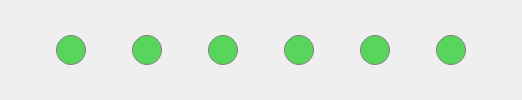
                  <widget class="QWidget" name="widget_7" native="true">
                   <property name="sizePolicy">
                    <sizepolicy hsizetype="Preferred" vsizetype="Fixed">
                     <horstretch>0</horstretch>
                     <verstretch>0</verstretch>
                    </sizepolicy>
                   </property>
                   <property name="font">
                    <font>
                     <family>Adobe 黑体 Std R</family>
                     <pointsize>14</pointsize>
                     <weight>50</weight>
                     <italic>false</italic>
                     <bold>false</bold>
                    </font>
                   </property>
                   <property name="styleSheet">
                    <string notr="true">border:none;
margin-top: 0px;

</string>
                   </property>
                   <layout class="QHBoxLayout" name="horizontalLayout_6">
                    <property name="sizeConstraint">
                     <enum>QLayout::SetDefaultConstraint</enum>
                    </property>
                    <property name="topMargin">
                     <number>0</number>
                    </property>
                    <property name="bottomMargin">
                     <number>0</number>
                    </property>
                    <item>
                     <spacer name="horizontalSpacer_15">
                      <property name="orientation">
                       <enum>Qt::Horizontal</enum>
                      </property>
                      <property name="sizeType">
                       <enum>QSizePolicy::Fixed</enum>
                      </property>
                      <property name="sizeHint" stdset="0">
                       <size>
                        <width>45</width>
                        <height>20</height>
                       </size>
                      </property>
                     </spacer>
                    </item>
                    <item>
                     <widget class="QLabel" name="label_20">
                      <property name="sizePolicy">
                       <sizepolicy hsizetype="Fixed" vsizetype="Fixed">
                        <horstretch>0</horstretch>
                        <verstretch>0</verstretch>
                       </sizepolicy>
                      </property>
                      <property name="minimumSize">
                       <size>
                        <width>30</width>
                        <height>30</height>
                       </size>
                      </property>
                      <property name="styleSheet">
                       <string notr="true">background-color: rgb(88, 214, 92);
border-radius: 15px; 
border: 1px solid gray;
margin-top: 0px;
</string>
                      </property>
                      <property name="text">
                       <string/>
                      </property>
                      <property name="alignment">
                       <set>Qt::AlignLeading|Qt::AlignLeft|Qt::AlignVCenter</set>
                      </property>
                     </widget>
                    </item>
                    <item>
                     <spacer name="horizontalSpacer_16">
                      <property name="orientation">
                       <enum>Qt::Horizontal</enum>
                      </property>
                      <property name="sizeHint" stdset="0">
                       <size>
                        <width>40</width>
                        <height>20</height>
                       </size>
                      </property>
                     </spacer>
                    </item>
                    <item>
                     <widget class="QLabel" name="label_21">
                      <property name="sizePolicy">
                       <sizepolicy hsizetype="Fixed" vsizetype="Fixed">
                        <horstretch>0</horstretch>
                        <verstretch>0</verstretch>
                       </sizepolicy>
                      </property>
                      <property name="minimumSize">
                       <size>
                        <width>30</width>
                        <height>30</height>
                       </size>
                      </property>
                      <property name="styleSheet">
                       <string notr="true">background-color: rgb(88, 214, 92);
border-radius: 15px; 
border: 1px solid gray;
margin-top: 0px;
</string>
                      </property>
                      <property name="text">
                       <string/>
                      </property>
                      <property name="alignment">
                       <set>Qt::AlignCenter</set>
                      </property>
                     </widget>
                    </item>
                    <item>
                     <spacer name="horizontalSpacer_17">
                      <property name="orientation">
                       <enum>Qt::Horizontal</enum>
                      </property>
                      <property name="sizeHint" stdset="0">
                       <size>
                        <width>40</width>
                        <height>20</height>
                       </size>
                      </property>
                     </spacer>
                    </item>
                    <item>
                     <widget class="QLabel" name="label_22">
                      <property name="sizePolicy">
                       <sizepolicy hsizetype="Fixed" vsizetype="Fixed">
                        <horstretch>0</horstretch>
                        <verstretch>0</verstretch>
                       </sizepolicy>
                      </property>
                      <property name="minimumSize">
                       <size>
                        <width>30</width>
                        <height>30</height>
                       </size>
                      </property>
                      <property name="styleSheet">
                       <string notr="true">background-color: rgb(88, 214, 92);
border-radius: 15px; 
border: 1px solid gray;
margin-top: 0px;
</string>
                      </property>
                      <property name="text">
                       <string/>
                      </property>
                      <property name="alignment">
                       <set>Qt::AlignCenter</set>
                      </property>
                     </widget>
                    </item>
                    <item>
                     <spacer name="horizontalSpacer_18">
                      <property name="orientation">
                       <enum>Qt::Horizontal</enum>
                      </property>
                      <property name="sizeHint" stdset="0">
                       <size>
                        <width>40</width>
                        <height>20</height>
                       </size>
                      </property>
                     </spacer>
                    </item>
                    <item>
                     <widget class="QLabel" name="label_23">
                      <property name="sizePolicy">
                       <sizepolicy hsizetype="Fixed" vsizetype="Fixed">
                        <horstretch>0</horstretch>
                        <verstretch>0</verstretch>
                       </sizepolicy>
                      </property>
                      <property name="minimumSize">
                       <size>
                        <width>30</width>
                        <height>30</height>
                       </size>
                      </property>
                      <property name="styleSheet">
                       <string notr="true">background-color: rgb(88, 214, 92);
border-radius: 15px; 
border: 1px solid gray;
margin-top: 0px;
</string>
                      </property>
                      <property name="text">
                       <string/>
                      </property>
                      <property name="alignment">
                       <set>Qt::AlignCenter</set>
                      </property>
                     </widget>
                    </item>
                    <item>
                     <spacer name="horizontalSpacer_19">
                      <property name="orientation">
                       <enum>Qt::Horizontal</enum>
                      </property>
                      <property name="sizeHint" stdset="0">
                       <size>
                        <width>40</width>
                        <height>20</height>
                       </size>
                      </property>
                     </spacer>
                    </item>
                    <item>
                     <widget class="QLabel" name="label_24">
                      <property name="sizePolicy">
                       <sizepolicy hsizetype="Fixed" vsizetype="Fixed">
                        <horstretch>0</horstretch>
                        <verstretch>0</verstretch>
                       </sizepolicy>
                      </property>
                      <property name="minimumSize">
                       <size>
                        <width>30</width>
                        <height>30</height>
                       </size>
                      </property>
                      <property name="styleSheet">
                       <string notr="true">background-color: rgb(88, 214, 92);
border-radius: 15px; 
border: 1px solid gray;
margin-top: 0px;
</string>
                      </property>
                      <property name="text">
                       <string/>
                      </property>
                      <property name="alignment">
                       <set>Qt::AlignCenter</set>
                      </property>
                     </widget>
                    </item>
                    <item>
                     <spacer name="horizontalSpacer_20">
                      <property name="orientation">
                       <enum>Qt::Horizontal</enum>
                      </property>
                      <property name="sizeHint" stdset="0">
                       <size>
                        <width>40</width>
                        <height>20</height>
                       </size>
                      </property>
                     </spacer>
                    </item>
                    <item>
                     <widget class="QLabel" name="label_25">
                      <property name="sizePolicy">
                       <sizepolicy hsizetype="Fixed" vsizetype="Fixed">
                        <horstretch>0</horstretch>
                        <verstretch>0</verstretch>
                       </sizepolicy>
                      </property>
                      <property name="minimumSize">
                       <size>
                        <width>30</width>
                        <height>30</height>
                       </size>
                      </property>
                      <property name="styleSheet">
                       <string notr="true">background-color: rgb(88, 214, 92);
border-radius: 15px; 
border: 1px solid gray;
margin-top: 0px;
</string>
                      </property>
                      <property name="text">
                       <string/>
                      </property>
                      <property name="alignment">
                       <set>Qt::AlignCenter</set>
                      </property>
                     </widget>
                    </item>
                    <item>
                     <spacer name="horizontalSpacer_21">
                      <property name="orientation">
                       <enum>Qt::Horizontal</enum>
                      </property>
                      <property name="sizeType">
                       <enum>QSizePolicy::Fixed</enum>
                      </property>
                      <property name="sizeHint" stdset="0">
                       <size>
                        <width>45</width>
                        <height>20</height>
                       </size>
                      </property>
                     </spacer>
                    </item>
                   </layout>
                  </widget>
